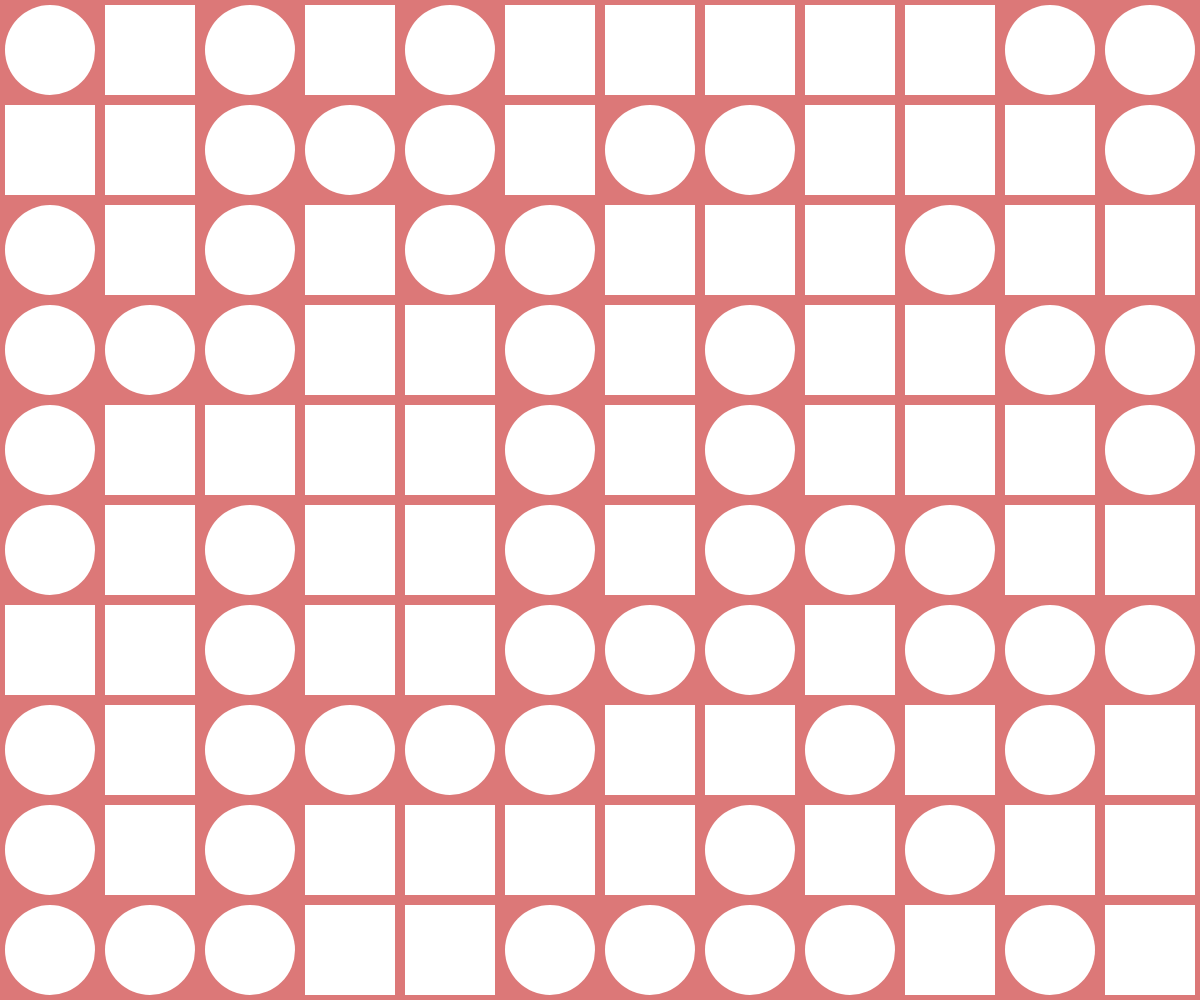
Frame 1 (no input)
Frame 60 (no input): identical to frame 1, image omitted
Frame 120 (the mouse pressed at the canvas centre since frame 60): identical to frame 1, image omitted

The p5.js sketch that drew this single still picture (run headless with seeded random() and noise() and a simulated clock; from frame 60 on, the mouse is pressed at the canvas centre):

// p5.js sketch
// ── sketch.js
function setup() {
  createCanvas(windowWidth, windowHeight);
  rectMode(CENTER);
  angleMode(DEGREES);
  background(220, 120, 120);

  strokeWeight(2);
  let pitch = 100;
  let sqDim = 0.9 * pitch;
  translate(pitch / 2, pitch / 2);

  //randomSeed(1010);
  //draw a column of rows

  // draw a column of rows
  for (let y = 0; y < height; y += pitch) {
    // draw a row of squares
    for (let x = 0; x < width; x += pitch) {
      let rn = random(0,6);
      push();
      noStroke();
      translate(x, y);

      if(rn<3){
        rect(0, 0, sqDim);
      }
      if(rn>=3){
        ellipse(0, 0, sqDim);
      }
      pop();
    }
  }
}

function draw() {}
